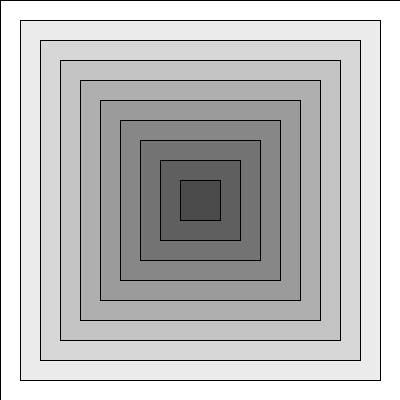
Frame 1 (no input)
Frame 60 (the mouse pressed at the canvas centre just before this capture): identical to frame 1, image omitted
Frame 120 (the mouse held since frame 60 and released just before this capture): identical to frame 1, image omitted

The Processing sketch that drew this single still picture (run headless with seeded random() and noise(); from frame 60 on, the mouse is pressed at the canvas centre):

// Processing sketch: exercise3
// ── exercise3.pde
void setup() {
  size(400, 400);
  rectMode(CENTER);
}

void draw() {
  float diff = width/10; // difference in each size
  float s = width; // size of each rect
  float f = 255; // starting fill
  while (s > 0) {
    fill(f); // set the fill colour
    rect(width/2, height/2, s, s); // draw rect
    s = s - diff;  // reduce the size of next rect
    f = f - (diff/2); // change the fill
  }
}
